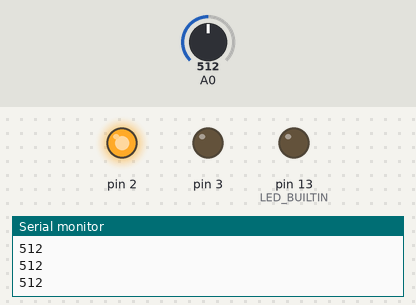
This sketch was run on a simulated Arduino Uno, built with avr-gcc and run on an emulated ATmega328P. Shown: output pins drawn as LEDs (lit = HIGH), the last lines printed to the serial monitor. Inputs (shaded band) come from the test bench; at power-on: A0 = 512.

Above: at 1.2 s.
1.3 s: A0 set to 581
2.8 s: A0 set to 611
At 3.8 s:
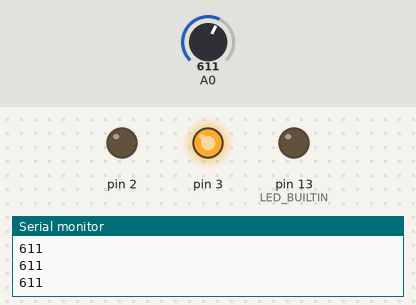
4.3 s: A0 set to 590
At 5.2 s:
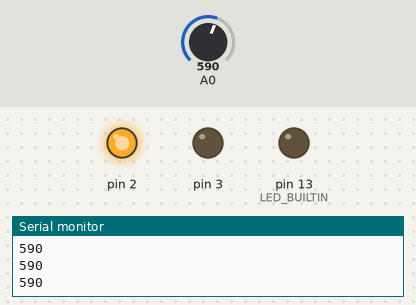
5.8 s: A0 set to 610
At 6.5 s:
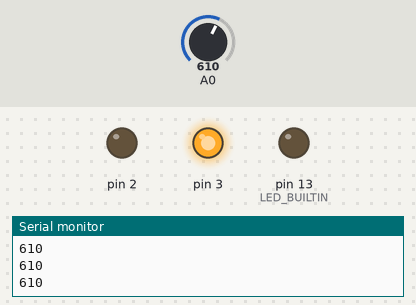
Timing chart, 0 to 8.3 s (numbered marks = the images above; inputs shaded):
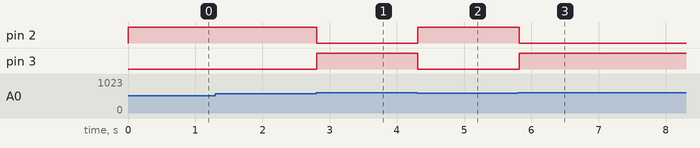

The sketch:

Essai_PhotoR.ino
```cpp
void setup() {
  Serial.begin(9600);
  pinMode(LED_BUILTIN, OUTPUT);
  pinMode(2, OUTPUT);
  pinMode(3, OUTPUT);
}

void loop() {
  int valR = analogRead(A0);
  Serial.println(valR);

  if (valR<600){
    digitalWrite(2, HIGH);
    digitalWrite(3, LOW);
  }
  else{
    digitalWrite(2, LOW);
    digitalWrite(3, HIGH);
  }

  delay(100);
}
```

Measured:
- the behaviour switches between 599 and 600 on A0 (found by bisection; images 0 and 1)
- after the input at 2.8 s, pin 2: HIGH → LOW at once; pin 3: LOW → HIGH at once
- after the input at 4.3 s, pin 2: LOW → HIGH at once; pin 3: HIGH → LOW at once
- after the input at 5.8 s, pin 2: HIGH → LOW at once; pin 3: LOW → HIGH at once
